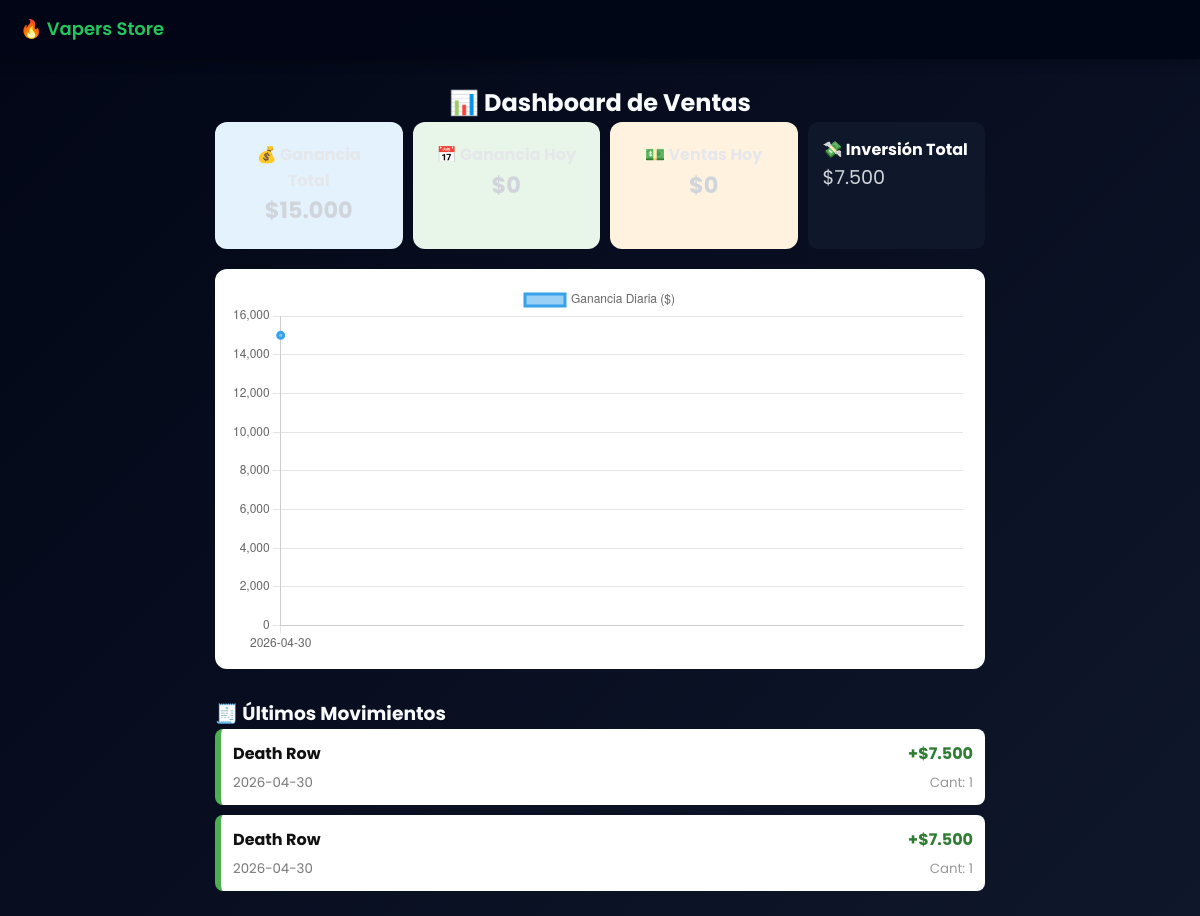
/dashboard (signed in), run on the app's committed database.
### tables this page shows
CREATE TABLE ventas (
            id INTEGER PRIMARY KEY AUTOINCREMENT,
            producto_id INTEGER,
            nombre TEXT,
            cantidad INTEGER,
            precio_compra REAL,
            precio_venta REAL,
            ganancia REAL,
            fecha TEXT
        );

### app.py (the view)
@app.route("/dashboard")
def dashboard():
    if not esta_logeado():
        return redirect(url_for('login'))
    con = conectar()
    hoy_fecha = datetime.now().strftime("%Y-%m-%d")
    total = con.execute(
        "SELECT SUM(ganancia) FROM ventas"
    ).fetchone()[0] or 0
    inversion = con.execute(
        "SELECT SUM(monto) FROM inversiones"
    ).fetchone()[0] or 0
    hoy = con.execute(
        "SELECT SUM(ganancia) FROM ventas WHERE fecha=?",
        (hoy_fecha,)
    ).fetchone()[0] or 0
    ventas_hoy = con.execute(
        "SELECT SUM(precio_venta * cantidad) FROM ventas WHERE fecha=?",
        (hoy_fecha,)
    ).fetchone()[0] or 0
    datos = con.execute("""
        SELECT fecha, SUM(ganancia)
        FROM ventas
        GROUP BY fecha
        ORDER BY fecha ASC
    """).fetchall()
    fechas = [d[0] for d in datos] if datos else []
    ganancias = [d[1] for d in datos] if datos else []
    ventas_list = con.execute("""
        SELECT * FROM ventas
        ORDER BY id DESC
        LIMIT 10
    """).fetchall()
    con.close()
    return render_template(
        "dashboard.html",
        total=total,
        inversion=inversion,
        hoy=hoy,
        ventas_hoy=ventas_hoy,  # 🔥 NUEVO
        fechas=fechas,
        ganancias=ganancias,
        ventas=ventas_list
    )

### app.py (called while the page is built)
def conectar():
    return sqlite3.connect("database.db", timeout=10)

def esta_logeado():
    return "usuario" in session

### templates/dashboard.html (shortened to what this page needs)
{% extends 'base.html' %}
{% block content %}
<div style="padding: 15px; font-family: sans-serif; max-width: 800px; margin: auto;">
    <h2 style="text-align: center;">📊 Dashboard de Ventas</h2>
    <div style="display: flex; gap: 10px; margin-bottom: 20px; flex-wrap: wrap;">
        <div style="flex: 1; background: #e3f2fd; padding: 20px; border-radius: 12px; text-align: center;">
            <h4>💰 Ganancia Total</h4>
            <p style="font-size: 1.4rem; font-weight: bold;">
                ${{ "{:,.0f}".format(total or 0).replace(',', '.') }}
            </p>
        </div>
        <div style="flex: 1; background: #e8f5e9; padding: 20px; border-radius: 12px; text-align: center;">
            <h4>📅 Ganancia Hoy</h4>
            <p style="font-size: 1.4rem; font-weight: bold;">
                ${{ "{:,.0f}".format(hoy or 0).replace(',', '.') }}
            </p>
        </div>
        <div style="flex: 1; background:#fff3e0; padding:20px; border-radius:12px; text-align:center;">
            <h4>💵 Ventas Hoy</h4>
            <p style="font-size: 1.4rem; font-weight: bold;">
                ${{ "{:,.0f}".format(ventas_hoy or 0).replace(',', '.') }}
            </p>
        </div>
        <div style="flex: 1; background:#0f172a; padding:15px; color:white; border-radius:10px;">
            <h4>💸 Inversión Total</h4>
            <p style="font-size: 1.2rem;">
                ${{ "{:,.0f}".format(inversion or 0).replace(',', '.') }}
            </p>
        </div>
    </div>
    <div style="background: white; padding: 15px; border-radius: 12px; margin-bottom: 30px;">
        <canvas id="miGrafica"></canvas>
    </div>
    <h3>🧾 Últimos Movimientos</h3>
    <div style="display: flex; flex-direction: column; gap: 10px;">
        {% for v in ventas %}
        <div style="background: white; padding: 12px; border-radius: 8px; border-left: 6px solid #4caf50; display: flex; justify-content: space-between;">
            <div>
                <strong style="color:#111;">{{ v[2] }}</strong>
                <small style="color:#777;">{{ v[7] }}</small>
            </div>
            <div style="text-align:right;">
                <span style="color:#2e7d32; font-weight:bold;">
                    +${{ "{:,.0f}".format(v[6] or 0).replace(',', '.') }}
                </span>
                <br>
                <small style="color:#999;">Cant: {{ v[3] }}</small>
            </div>
        </div>
        {% else %}
        <p style="text-align: center; color: #999;">Aún no hay ventas.</p>
        {% endfor %}
    </div>
</div>
<script>
(function() {
    const ctx = document.getElementById('miGrafica');
    if (!ctx) return;
    const etiquetas = {{ (fechas or []) | tojson }};
    const valores = {{ (ganancias or []) | tojson }};
    new Chart(ctx, {
        type: 'line',
        data: {
            labels: etiquetas,
            datasets: [{
                label: 'Ganancia Diaria ($)',
                data: valores,
                borderWidth: 3,
                fill: true,
                tension: 0.4
            }]
        },
        options: {
            responsive: true,
            scales: {
                y: { beginAtZero: true }
            }
        }
    });
})();
</script>
{% endblock %}

### static/estilos.css (style rules this page uses)
* { margin: 0; padding: 0; box-sizing: border-box; font-family: 'Poppins', sans-serif; }
body { background-color: #0f3460; color: #ffffff; line-height: 1.6; min-height: 100vh; }
small { color: #666; display: block; margin-top: 5px; }

### templates/base.html (style rules this page uses)
body { font-family: 'Poppins', sans-serif; color: #e5e7eb; background: linear-gradient(135deg, #020617, #0f172a); margin: 0; overflow-x: hidden; }
h1, h2, h3 { color: #f9fafb; }
p, span, label { color: #d1d5db; }

### data on the page
ventas: nombre "Death Row", fecha "2026-04-30", ganancia "7.500", cantidad "1"
ventas: nombre "Death Row", fecha "2026-04-30", ganancia "7.500", cantidad "1"

### other printed values
{{ "{:,.0f}".format(total or 0).replace(',', '.') }} "15.000"
{{ "{:,.0f}".format(hoy or 0).replace(',', '.') }} "0"
{{ "{:,.0f}".format(ventas_hoy or 0).replace(',', '.') }} "0"
{{ "{:,.0f}".format(inversion or 0).replace(',', '.') }} "7.500"
chart data {{ (fechas or []) | tojson }} ["2026-04-30"]
chart data {{ (ganancias or []) | tojson }} [15000.0]
